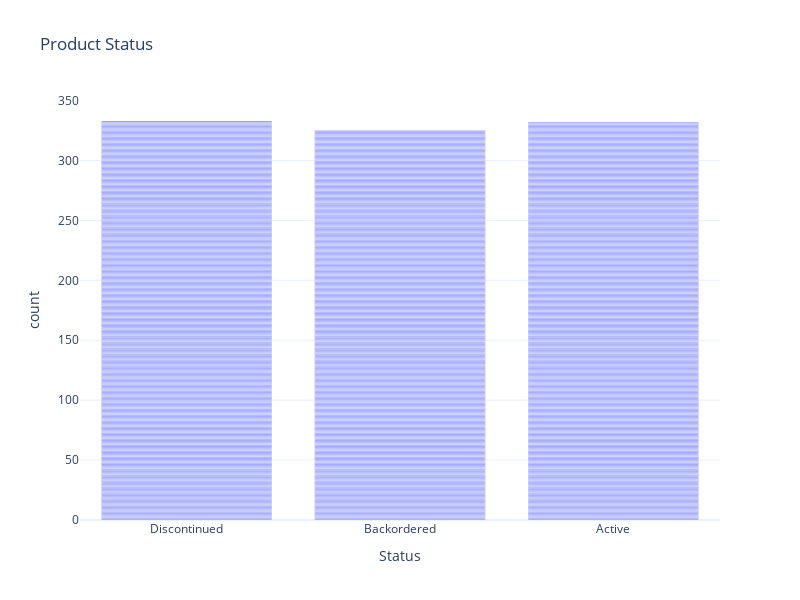

Notebook code cell kept with this figure:
### Code cell
fig = px.bar(df, 'Status', title='Product Status')
fig.show()

### Figure 1 — Plotly figure (JSON) as saved in the notebook; plotly's stock layout.template omitted (floating-point values rounded to 4 significant figures; data arrays with more than 128 entries replaced by an {"elided": "..."} marker saying what was removed)
{"data": [{"alignmentgroup": "True", "hovertemplate": "Status=%{x}<br>count=%{y}<extra></extra>", "legendgroup": "", "marker": {"color": "#636efa", "pattern": {"shape": ""}}, "name": "", "offsetgroup": "", "orientation": "v", "showlegend": false, "textposition": "auto", "type": "bar", "x": {"elided": "990 str values"}, "xaxis": "x", "y": {"elided": "990 int values"}, "yaxis": "y"}], "layout": {"barmode": "relative", "height": 600, "legend": {"tracegroupgap": 0}, "title": {"text": "Product Status"}, "width": 800, "xaxis": {"anchor": "y", "domain": [0, 1], "title": {"text": "Status"}}, "yaxis": {"anchor": "x", "domain": [0, 1], "title": {"text": "count"}}}}
